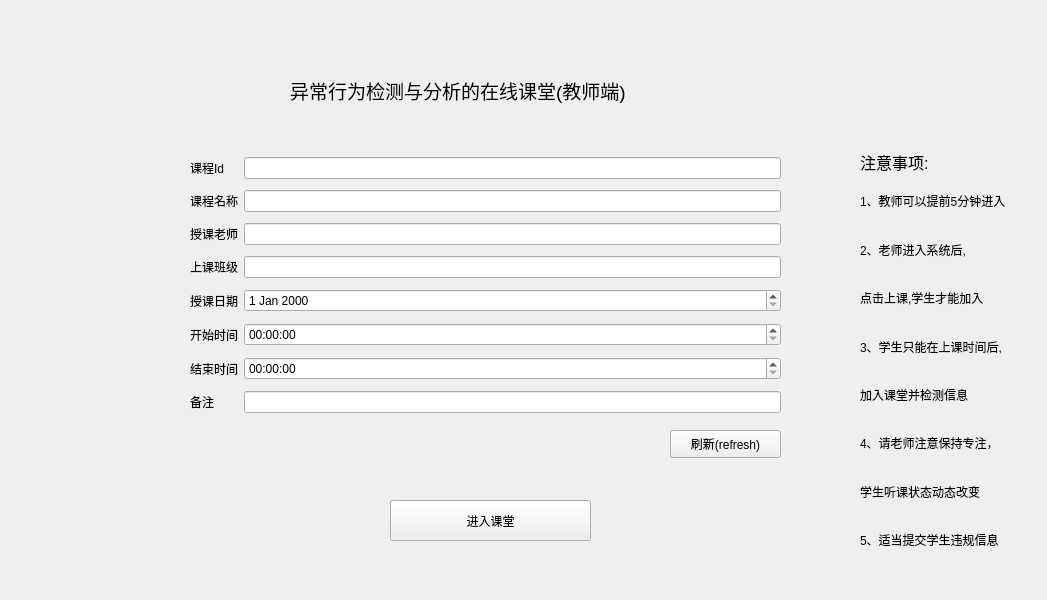
<?xml version="1.0" encoding="UTF-8"?>
<ui version="4.0">
 <class>Form</class>
 <widget class="QWidget" name="Form">
  <property name="geometry">
   <rect>
    <x>0</x>
    <y>0</y>
    <width>1047</width>
    <height>600</height>
   </rect>
  </property>
  <property name="windowTitle">
   <string>Form</string>
  </property>
  <widget class="QPushButton" name="enterBtn">
   <property name="geometry">
    <rect>
     <x>390</x>
     <y>500</y>
     <width>201</width>
     <height>41</height>
    </rect>
   </property>
   <property name="text">
    <string>进入课堂</string>
   </property>
  </widget>
  <widget class="QWidget" name="gridLayoutWidget">
   <property name="geometry">
    <rect>
     <x>190</x>
     <y>152</y>
     <width>591</width>
     <height>271</height>
    </rect>
   </property>
   <layout class="QGridLayout" name="gridLayout">
    <item row="0" column="1">
     <widget class="QLineEdit" name="course_id"/>
    </item>
    <item row="6" column="1">
     <widget class="QTimeEdit" name="end__time"/>
    </item>
    <item row="1" column="1">
     <widget class="QLineEdit" name="subject_name"/>
    </item>
    <item row="4" column="0">
     <widget class="QLabel" name="label_5">
      <property name="text">
       <string>授课日期</string>
      </property>
     </widget>
    </item>
    <item row="2" column="0">
     <widget class="QLabel" name="label_3">
      <property name="text">
       <string>授课老师</string>
      </property>
     </widget>
    </item>
    <item row="1" column="0">
     <widget class="QLabel" name="label_2">
      <property name="text">
       <string>课程名称</string>
      </property>
     </widget>
    </item>
    <item row="5" column="0">
     <widget class="QLabel" name="label_6">
      <property name="text">
       <string>开始时间</string>
      </property>
     </widget>
    </item>
    <item row="0" column="0">
     <widget class="QLabel" name="label">
      <property name="text">
       <string>课程Id</string>
      </property>
     </widget>
    </item>
    <item row="6" column="0">
     <widget class="QLabel" name="label_7">
      <property name="text">
       <string>结束时间</string>
      </property>
     </widget>
    </item>
    <item row="2" column="1">
     <widget class="QLineEdit" name="teacher_name"/>
    </item>
    <item row="4" column="1">
     <widget class="QDateEdit" name="start_day"/>
    </item>
    <item row="3" column="0">
     <widget class="QLabel" name="label_4">
      <property name="text">
       <string>上课班级</string>
      </property>
     </widget>
    </item>
    <item row="5" column="1">
     <widget class="QTimeEdit" name="start_time"/>
    </item>
    <item row="3" column="1">
     <widget class="QLineEdit" name="class_name"/>
    </item>
    <item row="7" column="0">
     <widget class="QLabel" name="label_8">
      <property name="text">
       <string>备注</string>
      </property>
     </widget>
    </item>
    <item row="7" column="1">
     <widget class="QLineEdit" name="remarks"/>
    </item>
   </layout>
  </widget>
  <widget class="QLabel" name="course_mssage">
   <property name="geometry">
    <rect>
     <x>190</x>
     <y>430</y>
     <width>241</width>
     <height>21</height>
    </rect>
   </property>
   <property name="text">
    <string>&lt;html&gt;&lt;head/&gt;&lt;body&gt;&lt;p&gt;&lt;br/&gt;&lt;/p&gt;&lt;/body&gt;&lt;/html&gt;</string>
   </property>
  </widget>
  <widget class="QPushButton" name="pushButton">
   <property name="geometry">
    <rect>
     <x>670</x>
     <y>430</y>
     <width>111</width>
     <height>28</height>
    </rect>
   </property>
   <property name="text">
    <string>刷新(refresh)</string>
   </property>
  </widget>
  <widget class="QLabel" name="label_9">
   <property name="geometry">
    <rect>
     <x>860</x>
     <y>150</y>
     <width>101</width>
     <height>21</height>
    </rect>
   </property>
   <property name="text">
    <string>&lt;html&gt;&lt;head/&gt;&lt;body&gt;&lt;p&gt;&lt;span style=&quot; font-size:12pt;&quot;&gt;注意事项:&lt;/span&gt;&lt;/p&gt;&lt;/body&gt;&lt;/html&gt;</string>
   </property>
  </widget>
  <widget class="QWidget" name="verticalLayoutWidget">
   <property name="geometry">
    <rect>
     <x>860</x>
     <y>180</y>
     <width>198</width>
     <height>381</height>
    </rect>
   </property>
   <layout class="QVBoxLayout" name="verticalLayout">
    <item>
     <widget class="QLabel" name="label_10">
      <property name="text">
       <string>1、教师可以提前5分钟进入</string>
      </property>
     </widget>
    </item>
    <item>
     <widget class="QLabel" name="label_12">
      <property name="text">
       <string>2、老师进入系统后,</string>
      </property>
     </widget>
    </item>
    <item>
     <widget class="QLabel" name="label_13">
      <property name="text">
       <string>点击上课,学生才能加入</string>
      </property>
     </widget>
    </item>
    <item>
     <widget class="QLabel" name="label_14">
      <property name="text">
       <string>3、学生只能在上课时间后,</string>
      </property>
     </widget>
    </item>
    <item>
     <widget class="QLabel" name="label_15">
      <property name="text">
       <string>加入课堂并检测信息</string>
      </property>
     </widget>
    </item>
    <item>
     <widget class="QLabel" name="label_16">
      <property name="text">
       <string>4、请老师注意保持专注，</string>
      </property>
     </widget>
    </item>
    <item>
     <widget class="QLabel" name="label_17">
      <property name="text">
       <string>学生听课状态动态改变</string>
      </property>
     </widget>
    </item>
    <item>
     <widget class="QLabel" name="label_19">
      <property name="text">
       <string>5、适当提交学生违规信息</string>
      </property>
     </widget>
    </item>
   </layout>
  </widget>
  <widget class="QLabel" name="label_20">
   <property name="geometry">
    <rect>
     <x>290</x>
     <y>60</y>
     <width>421</width>
     <height>61</height>
    </rect>
   </property>
   <property name="text">
    <string>&lt;html&gt;&lt;head/&gt;&lt;body&gt;&lt;p&gt;&lt;span style=&quot; font-size:14pt;&quot;&gt;异常行为检测与分析的在线课堂(教师端)&lt;/span&gt;&lt;/p&gt;&lt;/body&gt;&lt;/html&gt;</string>
   </property>
  </widget>
 </widget>
 <resources/>
 <connections/>
</ui>
